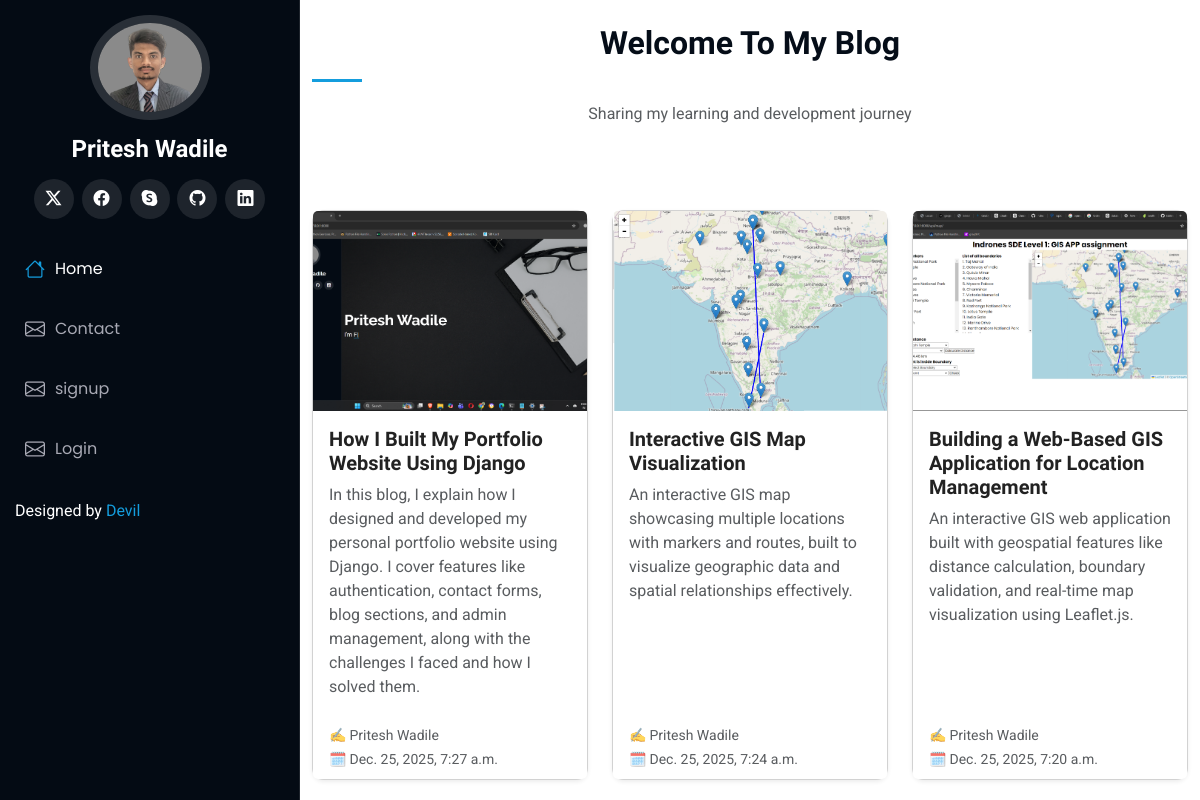
Screenshot of /blog/ with the database file from the repository.
### portfolio/models.py (models this page shows)
class Blogs(models.Model):
    title = models.CharField(max_length=60)
    description = models.TextField()
    authname = models.CharField(max_length=50)
    img =models.ImageField(upload_to='blog',blank=True,null=True)
    timestamp = models.DateTimeField(auto_now_add=True)
    def __str__(self):
        return self.title

### portfolio/views.py (the view)
# urls.py: 2. Add a URL to urlpatterns:  path('blog/', include('blog.urls'))
def blog(request):
    posts = Blogs.objects.all()
    context = {"posts":posts}
    print(context,"*******************")
    return render (request,'blog.html',context)

### templates/blog.html (shortened to what this page needs)
{% extends 'basic.html' %}
{% block body %}
<div class="container section-title text-center my-4" data-aos="fade-up">
    <h2>Welcome To My Blog</h2>
    <p class="text-muted">Sharing my learning and development journey</p>
</div>
<div class="container">
    <div class="row gy-4">
        {% for post in posts reversed %}
        <div class="col-lg-4 col-md-6" data-aos="fade-up">
            <div class="card h-100 shadow-sm blog-card">
                {% if post.img %}
                <img src="{{ post.img.url }}" class="card-img-top" alt="blog image">
                {% endif %}
                <div class="card-body">
                    <h5 class="card-title">
                        {{ post.title }}
                    </h5>
                    <p class="card-text text-muted">
                        {{ post.description|truncatechars:300 }}
                    </p>
                </div>
                <div class="card-footer bg-white border-0">
                    <small class="text-muted">
                        ✍️ {{ post.authname }} <br>
                        🗓 {{ post.timestamp }}
                    </small>
                </div>
            </div>
        </div>
        {% endfor %}
    </div>
</div>
{% endblock body %}

### templates/basic.html (shortened to what this page needs)
<!DOCTYPE html>
<html lang="en">
<head>
  <link
  rel="stylesheet"
  href="https://cdnjs.cloudflare.com/ajax/libs/font-awesome/6.5.1/css/all.min.css"
/>
  <link href="/static/assets/vendor/bootstrap/css/bootstrap.min.css" rel="stylesheet">
  <link href="/static/assets/vendor/bootstrap-icons/bootstrap-icons.css" rel="stylesheet">
  <link href="/static/assets/vendor/aos/aos.css" rel="stylesheet">
  <link href="/static/assets/vendor/glightbox/css/glightbox.min.css" rel="stylesheet">
  <link href="/static/assets/vendor/swiper/swiper-bundle.min.css" rel="stylesheet">
  <link href="/static/assets/css/main.css" rel="stylesheet">
</head>
<body class="index-page">
  <header id="header" class="header dark-background d-flex flex-column">
    <div class="profile-img">
      <img src="\static\assets\img\Pritesh_Profile.jpg" alt="" class="img-fluid rounded-circle">
    </div>
    <a href="/" class="logo d-flex align-items-center justify-content-center">
      <h1 class="sitename">Pritesh Wadile</h1>
    </a>
    <div class="social-links text-center">
      <a href="#" class="twitter"><i class="bi bi-twitter-x"></i></a>
      <a href="#" class="facebook"><i class="bi bi-facebook"></i></a>
      <a href="https://teams.live.com/v2/" target="_blank" class="google-plus"><i class="bi bi-skype"></i></a>
      <a href="https://github.com/priteshwadile2001" target="_blank" class="gitgub"><i class="bi bi-github"></i></a>
      <a href="https://www.linkedin.com/in/pritesh-wadile-3a7910212/" target="_blank" class="linkedin"><i class="bi bi-linkedin"></i></a>
    </div>
    <nav id="navmenu" class="navmenu">
      <ul>
        <li><a href="/" class="active"><i class="bi bi-house navicon"></i>Home</a></li>
        <li><a href="/contact"><i class="bi bi-envelope navicon"></i> Contact</a></li>
        {% if not request.user.is_authenticated %}
        <li><a href="/auth/signup"><i class="bi bi-envelope navicon"></i> signup</a></li>
        <li><a href="/auth/login"><i class="bi bi-envelope navicon"></i> Login </a></li>
        {% endif %}
      </ul>
    </nav>
      <div class="credits">
        Designed by <a href="https://bootstrapmade.com/">Devil</a>
      </div>
  </header>
  <main class="main">
    {% block body %}
    {% endblock body %}
  </main>
</body>
</html>

### static/assets/css/main.css (style rules this page uses)
:root { --default-font: "Roboto", system-ui, -apple-system, "Segoe UI", Roboto, "Helvetica Neue", Arial, "Noto Sans", "Liberation Sans", sans-serif, "Apple Color Emoji", "Segoe UI Emoji", "Segoe UI Symbol", "Noto Color Emoji"; --heading-font: "Raleway", sans-serif; --nav-font: "Poppins", sans-serif; }
:root { --background-color: #ffffff; --default-color: #272829; --heading-color: #050d18; --accent-color: #149ddd; --surface-color: #ffffff; --contrast-color: #ffffff; }
:root { --nav-color: #a8a9b4; --nav-hover-color: #ffffff; --nav-mobile-background-color: #040b14; --nav-dropdown-background-color: #040b14; --nav-dropdown-color: #a8a9b4; --nav-dropdown-hover-color: #ffffff; }
.dark-background { --background-color: #040b14; --default-color: #ffffff; --heading-color: #ffffff; --surface-color: #151f2b; --contrast-color: #ffffff; }
:root { scroll-behavior: smooth; }
body { color: var(--default-color); background-color: var(--background-color); font-family: var(--default-font); }
a { color: var(--accent-color); text-decoration: none; transition: 0.3s; }
h1, h2, h3, h4, h5, h6 { color: var(--heading-color); font-family: var(--heading-font); }
.header { color: var(--default-color); background-color: var(--background-color); position: fixed; top: 0; left: 0; bottom: 0; padding: 0 15px; width: 300px; transition: all ease-in-out 0.3s; overflow-y: auto; z-index: 997; border-right: 1px solid color-mix(in srgb, var(--default-color), transparent 90%); }
.header .profile-img img { margin: 15px auto; display: block; width: 120px; border: 8px solid color-mix(in srgb, var(--default-color), transparent 85%); }
.header .logo { line-height: 1; margin-bottom: 15px; }
.header .logo h1 { font-size: 24px; margin: 0; font-weight: 700; color: var(--heading-color); }
.header .social-links { margin: 0 0 20px 0; }
.header .social-links a { font-size: 16px; display: inline-flex; align-items: center; justify-content: center; background: color-mix(in srgb, var(--default-color), transparent 90%); color: var(--default-color); margin: 0 2px; border-radius: 50%; text-align: center; width: 40px; height: 40px; transition: 0.3s; }
@media (min-width: 1200px) { .header~main, .header~#footer { margin-left: 300px; } }
.navmenu { padding: 0; z-index: 9997; }
.navmenu ul { list-style: none; padding: 0 0 20px 0; margin: 0; }
.navmenu a, .navmenu a:focus { color: var(--nav-color); padding: 15px 10px; font-family: var(--nav-font); font-size: 16px; font-weight: 400; display: flex; align-items: center; white-space: nowrap; transition: 0.3s; width: 100%; }
.navmenu a .navicon, .navmenu a:focus .navicon { font-size: 20px; margin-right: 10px; }
.navmenu a:hover, .navmenu .active, .navmenu .active:focus { color: var(--nav-hover-color); }
.navmenu a:hover .navicon, .navmenu .active .navicon, .navmenu .active:focus .navicon { color: var(--accent-color); }
.section-title { padding-bottom: 60px; position: relative; }
.section-title h2 { font-size: 32px; font-weight: 700; margin-bottom: 20px; padding-bottom: 20px; position: relative; }
.section-title h2:after { content: ""; position: absolute; display: block; width: 50px; height: 3px; background: var(--accent-color); left: 0; bottom: 0; }
.section-title p { margin-bottom: 0; }
.blog-card img { height: 200px; object-fit: cover; }
.blog-card { border-radius: 12px; transition: transform 0.3s ease; }
.card-title { font-weight: 600; color: #222; }

### rows the page displays
Blogs: img (picture), title "How I Built My Portfolio Website Using Django", description "In this blog, I explain how I designed and developed my personal portfolio website using Django. I cover features like authentication, contact forms, blog sections, and admin management, along with the challenges I faced and how I solved them.", authname "Pritesh Wadile", timestamp "Dec. 25, 2025, 7:27 a.m."
Blogs: img (picture), title "Interactive GIS Map Visualization", description "An interactive GIS map showcasing multiple locations with markers and routes, built to visualize geographic data and spatial relationships effectively.", authname "Pritesh Wadile", timestamp "Dec. 25, 2025, 7:24 a.m."
Blogs: img (picture), title "Building a Web-Based GIS Application for Location Management", description "An interactive GIS web application built with geospatial features like distance calculation, boundary validation, and real-time map visualization using Leaflet.js.", authname "Pritesh Wadile", timestamp "Dec. 25, 2025, 7:20 a.m."
